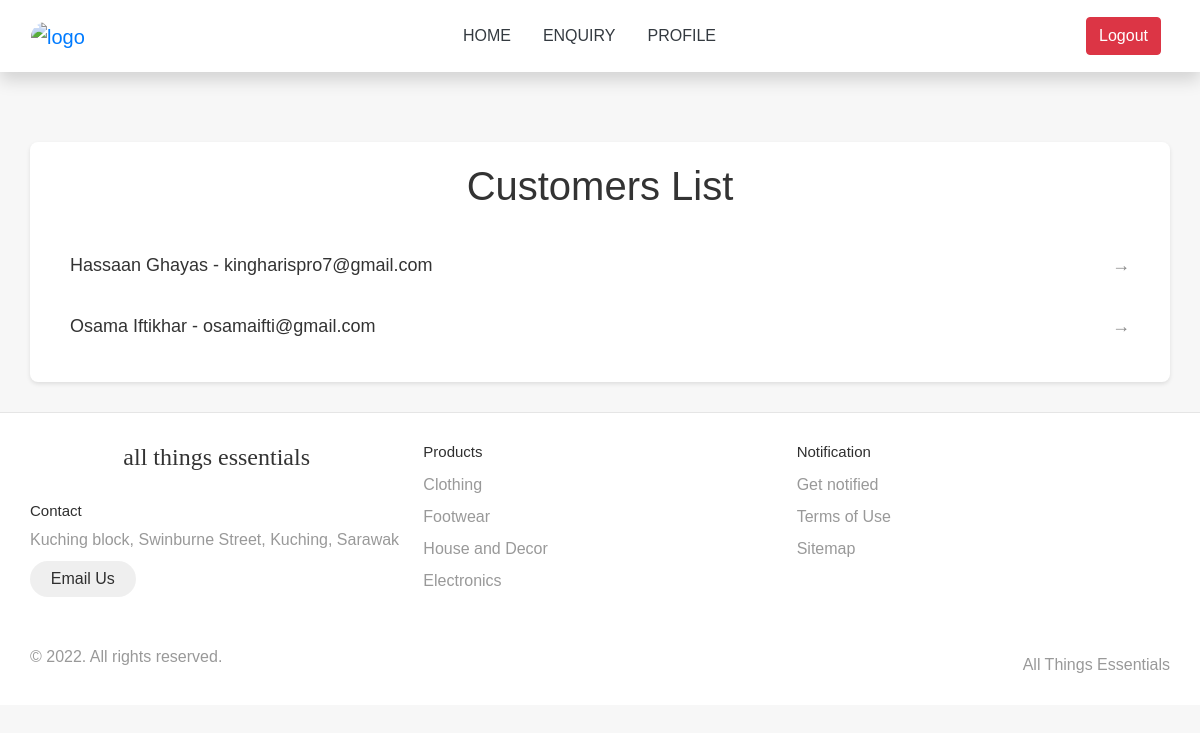
The page /Homepage/admin_customer.php on the database its author committed.
### tables this page shows
CREATE TABLE `users` (
  `id` int(11) NOT NULL,
  `name` text NOT NULL,
  `first_name` text NOT NULL,
  `last_name` text NOT NULL,
  `username` text NOT NULL,
  `email` text NOT NULL,
  `role_type` int(11) NOT NULL DEFAULT 1,
  `phone_number` text NOT NULL,
  `dob` date NOT NULL,
  `password` text NOT NULL,
  `validation_key` text NOT NULL,
  `seller_location` text DEFAULT NULL,
  `registration_date` date NOT NULL,
  `is_active` int(11) NOT NULL,
  `otp` text NOT NULL,
  `pp` text NOT NULL DEFAULT 'avatar3.png',
  `country_code` varchar(10) DEFAULT NULL,
  `address` text DEFAULT NULL,
  `postcode` varchar(20) DEFAULT NULL
);

### Homepage/admin_customer.php (the view, shortened to what this page needs)
<?php
include "../include/DBconn.php";
$seller_query = "SELECT id, first_name, last_name, email FROM users WHERE role_type = '1'";
$seller_result = mysqli_query($conn, $seller_query);
?>
<!DOCTYPE html>
<html lang="en">
<head>
    <link rel="stylesheet" href="https://maxcdn.bootstrapcdn.com/bootstrap/4.4.1/css/bootstrap.min.css">
</head>
<body>
    <div class="">
        <br><br><br>
        <?php include("../include/navigation.php"); ?>
    </div>
    <div class="container">
        <h1>Customers List</h1>
        <div class="list-group">
            <?php while($seller = mysqli_fetch_assoc($seller_result)) { ?>
                <a href="customer_details.php?id=<?php echo $seller['id']; ?>" class="list-group-item list-group-item-action">
                    <?php echo $seller['first_name'] . " " . $seller['last_name']; ?> - <?php echo $seller['email']; ?>
                </a>
            <?php } ?>
        </div>
    </div>
    <?php include('../include/footer.php') ?>
</body>
</html>

### Homepage/admin_customer.php (style rules this page uses)
body { padding-top: 70px; background: #f7f7f7; font-family: 'Arial', sans-serif; }
.container { background: #fff; border-radius: 8px; box-shadow: 0 2px 4px rgba(0, 0, 0, 0.1); padding: 20px; margin-bottom: 30px; }
.list-group-item { border: none; margin-bottom: 10px; transition: transform 0.2s; }
.list-group-item-action { color: #333; font-size: 18px; }
.list-group-item-action:after { content: '→'; float: right; color: #888; }
h1 { text-align: center; margin-bottom: 30px; color: #333; }

### rows shown on the page
users: first_name "Hassaan", last_name "Ghayas", email "kingharispro7@gmail.com"
users: first_name "Osama", last_name "Iftikhar", email "osamaifti@gmail.com"
